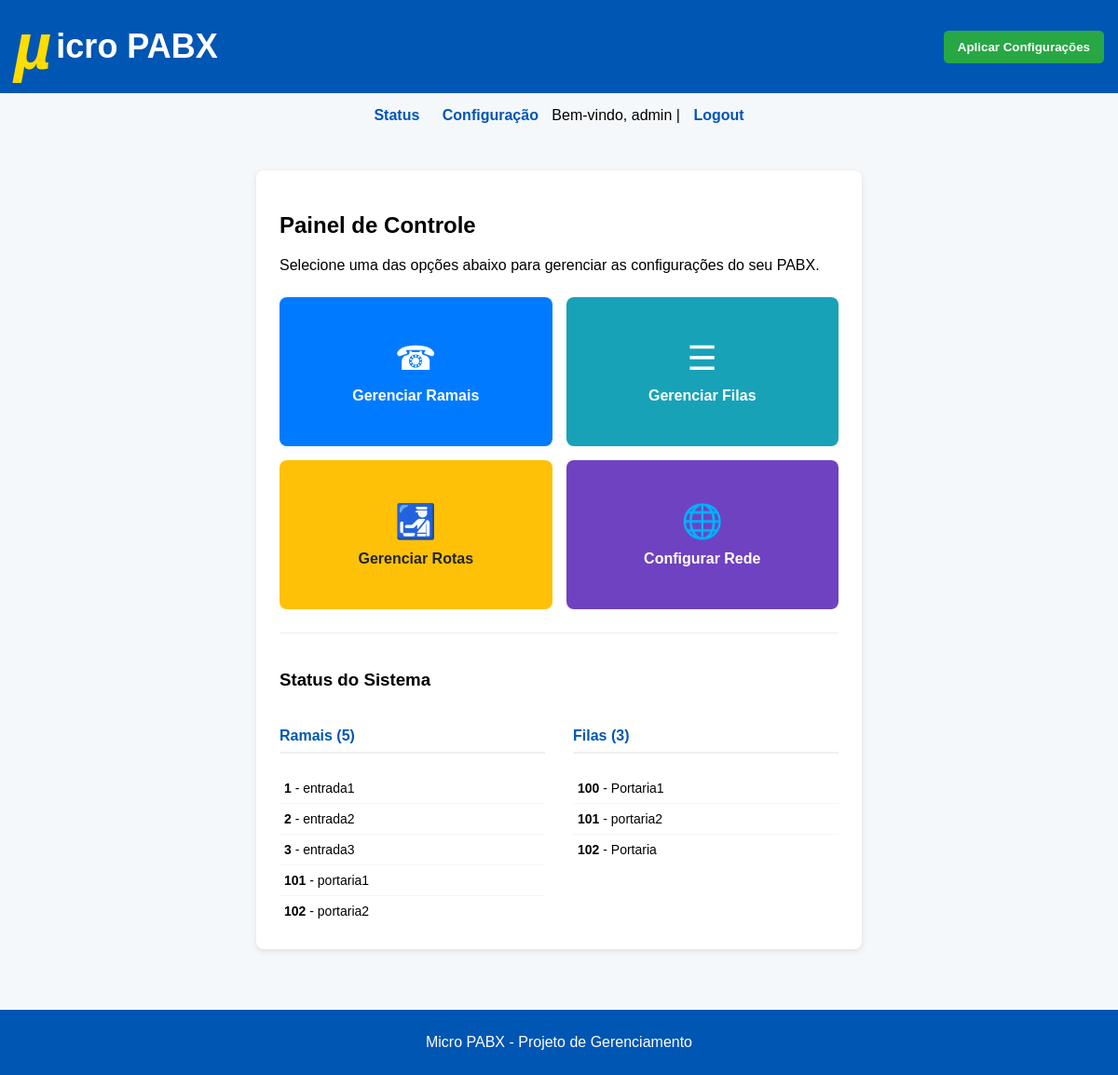
Screenshot of /config/pabx (signed in) with the database file from the repository.
### tables this page shows
CREATE TABLE ramais (
                    id INTEGER PRIMARY KEY AUTOINCREMENT,
                    ramal INTEGER UNIQUE NOT NULL,
                    nome TEXT NOT NULL,
                    senha TEXT NOT NULL,
                    contexto TEXT DEFAULT 'interno'
                );

CREATE TABLE filas (
                    id INTEGER PRIMARY KEY AUTOINCREMENT,
                    fila INTEGER UNIQUE NOT NULL,
                    nome TEXT NOT NULL
                );

### blueprints/pabx.py (the view)
@pabx_bp.route("/pabx")
@login_required
def config_pabx():
    ramais = get_ramais()
    filas = get_filas()
    localnets = get_localnets()
    return render_template("config_pabx.html", ramais=ramais, filas=filas, localnets=localnets)

### auth.py (called while the page is built)
def login_required(f):
    @wraps(f)
    def decorated_function(*args, **kwargs):
        if not session.get("user"):
            flash("Você precisa estar logado para acessar esta página.", "warning")
            return redirect(url_for("auth.login")) # Rota de login agora está no blueprint 'auth'
        return f(*args, **kwargs)
    return decorated_function

### database.py (called while the page is built)
def get_db():
    conn = sqlite3.connect(DB_PATH)
    conn.row_factory = sqlite3.Row
    return conn

def get_ramais():
    conn = get_db()
    ramais_raw = conn.execute("SELECT ramal, nome, senha, contexto FROM ramais").fetchall()
    ramais = []
    for r in ramais_raw:
        ramais.append({
            "ramal": r["ramal"],
            "nome": r["nome"],
            "senha": r["senha"],
            "contexto": r["contexto"]
        })
    conn.close()
    return ramais

def get_filas():
    db = get_db()
    filas_raw = db.execute("SELECT id, fila, nome FROM filas").fetchall()
    filas = []
    for f in filas_raw:
        ramais_associados = db.execute(
            "SELECT ramal_id FROM ramal_fila WHERE fila_id = ?", (f["id"],) # CORRIGIDO
        ).fetchall()
        ramais_id_list = [r["ramal_id"] for r in ramais_associados]
        filas.append({
            "id": f["id"], "fila": f["fila"], "nome": f["nome"], "ramais": ramais_id_list
        })
    db.close()
    return filas

def get_localnets():
    conn = get_db()
    rows = conn.execute("SELECT id, localnet, nome FROM localnets").fetchall()
    conn.close()
    return [{"id": r["id"], "localnet": r["localnet"], "nome": r["nome"]} for r in rows]

### templates/config_pabx.html (shortened to what this page needs)
{% extends "base.html" %}
{% block content %}
<div class="card dashboard-card">
    <h2>Painel de Controle</h2>
    <p>Selecione uma das opções abaixo para gerenciar as configurações do seu PABX.</p>
    <div class="action-buttons">
        <a href="{{ url_for('pabx.cadastro_ramal') }}" class="action-button btn-ramais">
            <span class="icon">&#9742;</span>
            <span class="text">Gerenciar Ramais</span>
        </a>
        <a href="{{ url_for('pabx.cadastro_fila') }}" class="action-button btn-filas">
            <span class="icon">&#9776;</span>
            <span class="text">Gerenciar Filas</span>
        </a>
        <a href="{{ url_for('rotas.gerenciar_rotas') }}" class="action-button btn-rotas">
            <span class="icon">&#128707;</span>
            <span class="text">Gerenciar Rotas</span>
        </a>
        <a href="{{ url_for('rede.config_rede') }}" class="action-button btn-rede">
            <span class="icon">&#127760;</span>
            <span class="text">Configurar Rede</span>
        </a>
    </div>
    <div class="status-section">
        <h3>Status do Sistema</h3>
        <div class="status-grid">
            <div class="status-column">
                <h4>Ramais ({{ ramais|length }})</h4>
                {% if ramais %}
                <ul class="status-list">
                    {% for ramal in ramais %}
                        <li><strong>{{ ramal.ramal }}</strong> - {{ ramal.nome }}</li>
                    {% endfor %}
                </ul>
                {% else %}
                <p class="no-data">Nenhum ramal cadastrado.</p>
                {% endif %}
            </div>
            <div class="status-column">
                <h4>Filas ({{ filas|length }})</h4>
                {% if filas %}
                <ul class="status-list">
                    {% for fila in filas %}
                        <li><strong>{{ fila.fila }}</strong> - {{ fila.nome }}</li>
                    {% endfor %}
                </ul>
                {% else %}
                <p class="no-data">Nenhuma fila cadastrada.</p>
                {% endif %}
            </div>
        </div>
    </div>
</div>
{% endblock %}

### templates/base.html (style rules this page uses)
body { font-family: Arial, sans-serif; background-color: #f4f8fb; margin: 0; padding: 0; }
.card { background: white; border-radius: 8px; padding: 20px; margin: 15px auto; max-width: 600px; box-shadow: 0 2px 6px rgba(0,0,0,0.1); }

### templates/config_pabx.html (style rules this page uses)
.dashboard-card { padding: 25px; }
.action-buttons { display: grid; grid-template-columns: repeat(auto-fit, minmax(200px, 1fr)); gap: 15px; margin: 25px 0; }
.action-button { display: flex; flex-direction: column; align-items: center; justify-content: center; padding: 20px; text-decoration: none; color: white; border-radius: 8px; text-align: center; transition: transform 0.2s, box-shadow 0.2s; min-height: 120px; }
.action-button .icon { font-size: 36px; margin-bottom: 10px; }
.action-button .text { font-weight: bold; font-size: 16px; }
.btn-ramais { background-color: #007bff; }
.btn-filas { background-color: #17a2b8; }
.btn-rede { background-color: #6f42c1; }
.status-section { margin-top: 20px; padding-top: 20px; border-top: 1px solid #eee; }
.status-grid { display: grid; grid-template-columns: 1fr 1fr; gap: 30px; }
.status-column h4 { color: #0056b3; border-bottom: 2px solid #f0f0f0; padding-bottom: 8px; }
.status-list { list-style: none; padding: 0; margin: 0; font-size: 14px; }
.status-list li { padding: 8px 5px; border-bottom: 1px solid #f5f5f5; }
.status-list li:last-child { border-bottom: none; }
.action-button.btn-rotas { background-color: #ffc107; color: #212529; }

### rows the page displays
ramais: ramal "1", nome "entrada1"
ramais: ramal "2", nome "entrada2"
ramais: ramal "3", nome "entrada3"
ramais: ramal "101", nome "portaria1"
ramais: ramal "102", nome "portaria2"
filas: fila "100", nome "Portaria1"
filas: fila "101", nome "portaria2"
filas: fila "102", nome "Portaria"

### other values shown
{{ session.get('user') }} "admin"
{{ ramais|length }} "5"
{{ filas|length }} "3"
